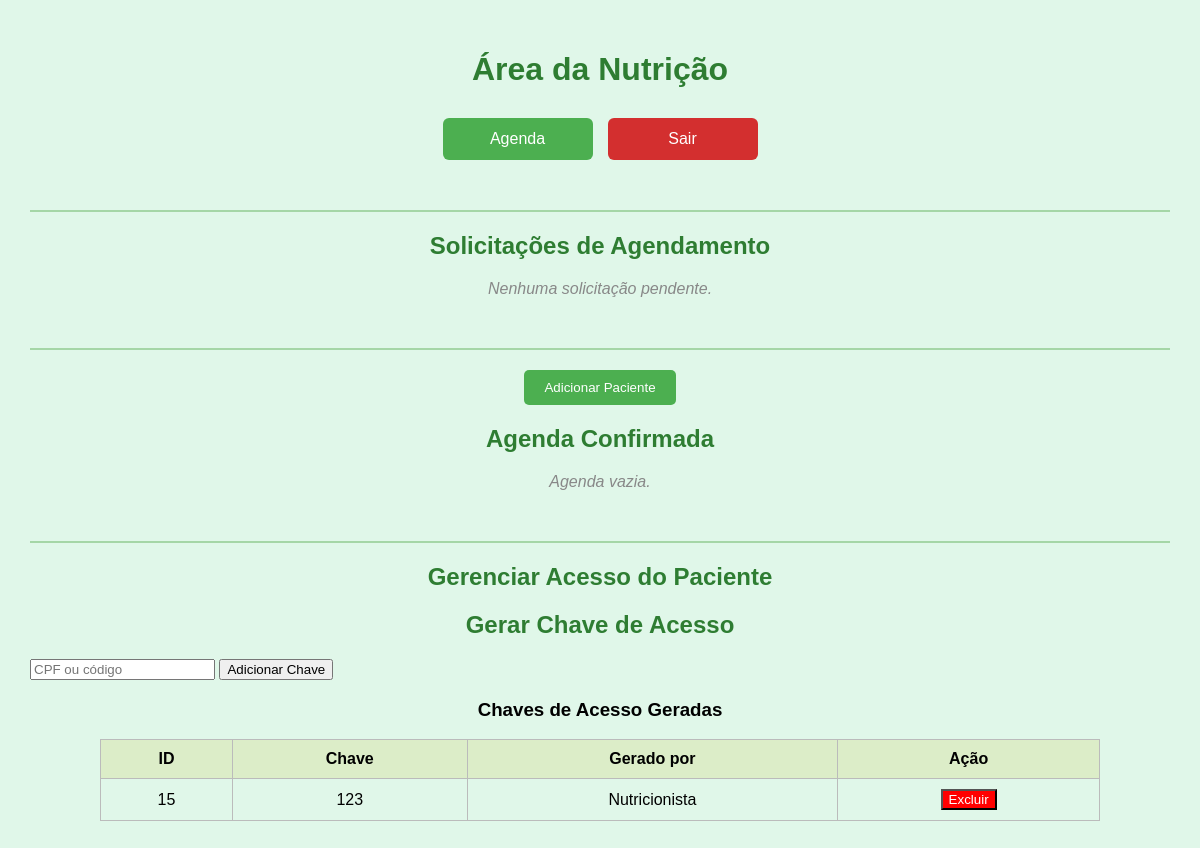
The app's page /nutricao_painel (signed in), older data.
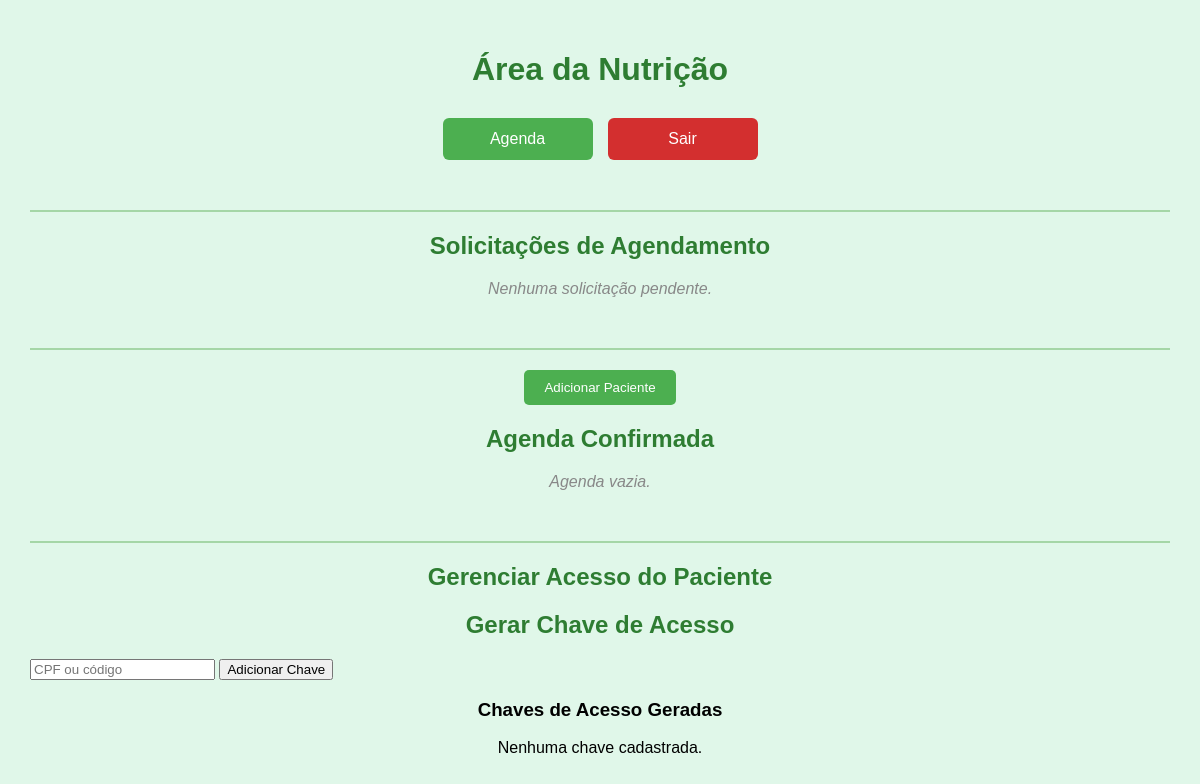
The same page, newer data.
### tables this page shows
CREATE TABLE acessos_pacientes (
                id INTEGER PRIMARY KEY AUTOINCREMENT,
                chave TEXT,
                gerado_por TEXT
            );

### ola1.py (the view, shortened to what this page needs)
@app.route("/nutricao_painel", methods=["GET", "POST"])
@login_requerido
def nutricao_painel():
    conn = sqlite3.connect(DB_PATH)
    cursor = conn.cursor()
    cursor.execute(
        "DELETE FROM agendamentos_pendentes "
        "WHERE datetime(data || ' ' || hora) < datetime('now', '-1 day')"
    )
    cursor.execute("SELECT * FROM agendamentos_pendentes ORDER BY data, hora")
    pendentes = cursor.fetchall()
    cursor.execute("SELECT * FROM agendamentos_confirmados ORDER BY data, hora")
    confirmados = cursor.fetchall()
    cursor.execute("""
        SELECT * FROM acessos_pacientes
        WHERE gerado_por = 'Nutricionista'
        ORDER BY id DESC
    """)
    acessos = cursor.fetchall()
    conn.close()
    return render_template(
        "nutricao.html",
        pendentes=pendentes,
        confirmados=confirmados,
        acessos=acessos
    )

### ola1.py (called while the page is built)
@app.after_request
def add_header(response):
    response.headers['Cache-Control'] = 'no-store, must-revalidate, max-age=0'
    response.headers['Pragma']        = 'no-cache'
    response.headers['Expires']       = '0'
    return response

def login_requerido(f):
    @wraps(f)
    def decorated_function(*args, **kwargs):
        if not session.get('logado'):
            return redirect(url_for('login'))
        return f(*args, **kwargs)
    return decorated_function

@app.before_request
def refresh_session():
    session.modified = True

@app.after_request
def add_header(response):
    response.headers['Cache-Control'] = 'no-store'
    return response

### templates/nutricao.html (shortened to what this page needs)
<!DOCTYPE html>
<html lang="pt-br">
<head>
</head>
<body>
  <h1>Área da Nutrição</h1>
  <div class="botoes">
    <form action="/agenda" method="GET">
      <button type="submit">Agenda</button>
    </form>
    <form action="/logout" method="GET">
      <button type="submit" style="background-color: #d32f2f;">Sair</button>
    </form>
  </div>
  <hr>
  <h2>Solicitações de Agendamento</h2>
  {% if pendentes %}
    <table>
      <thead>
        <tr>
          <th>Nome</th>
          <th>CPF</th>
          <th>Telefone</th>
          <th>Data</th>
          <th>Hora</th>
          <th>Plano</th>
          <th>Tipo</th>
          <th>Ação</th>
        </tr>
      </thead>
      <tbody>
        {% for row in pendentes %}
          <tr>
            <td>{{ row[1] }}</td>
            <td>{{ row[2] }}</td>
            <td>{{ row[3] }}</td>
            <td>{{ row[4] }}</td>
            <td>{{ row[5] }}</td>
            <td>{{ row[6] }}</td>
            <td>{{ row[7] }}</td>
            <td>
              <form method="POST" action="/confirmar_agendamento">
                <input type="hidden" name="id" value="{{ row[0] }}">
                <button type="submit">Confirmar</button>
              </form>
              <form method="POST" action="/recusar_agendamento">
                <input type="hidden" name="id" value="{{ row[0] }}">
                <button type="submit" style="background:red; color:white;">Recusar</button>
              </form>
            </td>
          </tr>
        {% endfor %}
      </tbody>
    </table>
  {% else %}
    <p class="mensagem">Nenhuma solicitação pendente.</p>
  {% endif %}
  <hr>
  <div style="text-align:center; margin-top:20px;">
    <button id="btnAdicionarPaciente" onclick="mostrarFormulario()" style="background-color: #4CAF50; color: white; padding: 10px 20px; border: none; border-radius: 5px; cursor: pointer;">
      Adicionar Paciente
    </button>
  </div>
  <h2>Agenda Confirmada</h2>
  {% if confirmados %}
    <table>
      <thead>
        <tr>
          <th>Nome</th>
          <th>CPF</th>
          <th>Telefone</th>
          <th>Data</th>
          <th>Hora</th>
          <th>Plano</th>
          <th>Tipo</th>
          <th>Ação</th>
        </tr>
      </thead>
      <tbody>
        {% for c in confirmados %}
        <tr>
          <td>{{ c[1] }}</td>
          <td>{{ c[2] }}</td>
          <td>{{ c[3] }}</td>
          <td>{{ c[4] }}</td>
          <td>{{ c[5] }}</td>
          <td>{{ c[6] }}</td>
          <td>{{ c[7] }}</td>
          <td>
            <form method="POST" action="/excluir_confirmado" style="display:inline;">
                <input type="hidden" name="id" value="{{ c[0] }}">
                <button type="submit" class="recusar-btn" onclick="return confirm('Deseja realmente excluir este agendamento confirmado?')">Excluir</button>
              </form>
          </td>
        </tr>
        {% endfor %}
      </tbody>
    </table>
  {% else %}
    <p class="mensagem">Agenda vazia.</p>
  {% endif %}
    <hr>
<h2 style="text-align:center;">Gerenciar Acesso do Paciente</h2>
<h2>Gerar Chave de Acesso</h2>
<form method="POST" action="/nutricao_painel">
  <input name="chave" placeholder="CPF ou código" required>
  <button type="submit">Adicionar Chave</button>
</form>
<h3 style="text-align:center;">Chaves de Acesso Geradas</h3>
{% if acessos %}
  <table>
    <thead>
      <tr>
        <th>ID</th>
        <th>Chave</th>
        <th>Gerado por</th>
        <th>Ação</th>
      </tr>
    </thead>
    <tbody>
      {% for acesso in acessos %}
        <tr>
          <td>{{ acesso[0] }}</td>
          <td>{{ acesso[1] }}</td>
          <td>{{ acesso[2] }}</td>
          <td>
            <form method="POST" action="/excluir_chave" onsubmit="return confirm('Confirmar exclusão?')">
              <button type="submit" style="background:red; color:white;">Excluir</button>
            </form>
          </td>
        </tr>
      {% endfor %}
    </tbody>
  </table>
{% else %}
  <p style="text-align:center;">Nenhuma chave cadastrada.</p>
{% endif %}
</body>
</html>

### templates/nutricao.html (style rules this page uses)
body { font-family: Arial, sans-serif; background-color: #e0f7e9; padding: 30px; margin: 0; }
h1 { color: #2e7d32; text-align: center; margin-bottom: 30px; }
.botoes { display: flex; flex-wrap: wrap; justify-content: center; gap: 15px; margin-bottom: 40px; }
.botoes form, .botoes button { display: inline-block; }
.botoes button { padding: 12px 24px; font-size: 16px; background-color: #4CAF50; color: white; border: none; border-radius: 6px; cursor: pointer; transition: background-color 0.2s ease; min-width: 150px; }
hr { border: none; border-top: 2px solid #a5d6a7; margin: 50px 0 20px 0; }
h2 { text-align: center; color: #2e7d32; }
.mensagem { text-align: center; font-style: italic; color: #888; }

Row changes from the older to the newer data that the page shows:
removed acessos_pacientes: id "15", chave "123", gerado_por "Nutricionista"
Text that changed along with them:
text no longer shown: "ID Chave Gerado por Ação"
text now shown: "Nenhuma chave cadastrada."
